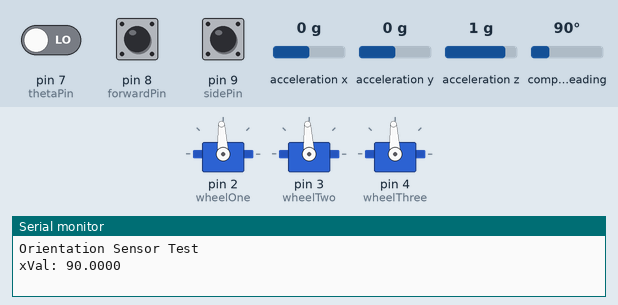
A sketch run on a simulated Arduino Uno, built with avr-gcc and run on an emulated ATmega328P. Parts: 3 × servo, the last lines printed to the serial monitor. Inputs (shaded band) come from the test bench; at power-on: pin 8 (forwardPin) LOW, pin 9 (sidePin) LOW, pin 7 (thetaPin) LOW, acceleration x 0 g, acceleration y 0 g, acceleration z 1 g, compass heading 90°.

Above: at 2.2 s.
2.3 s: pin 8 (forwardPin) pulsed HIGH 2 times (0.12 s each, 0.3 s apart)
At 4.7 s:
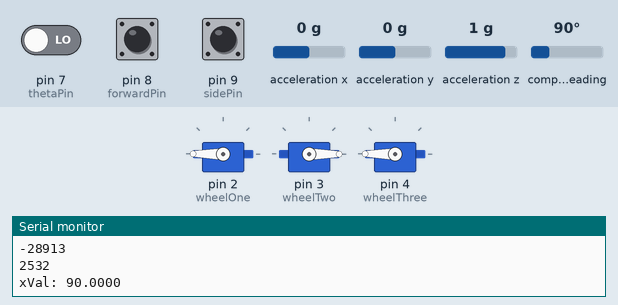
At 7.3 s:
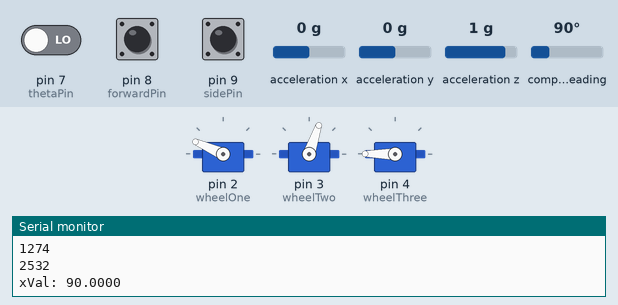
7.9 s: pin 9 (sidePin) pulsed HIGH 5 times (0.12 s each, 0.3 s apart)
At 9.9 s:
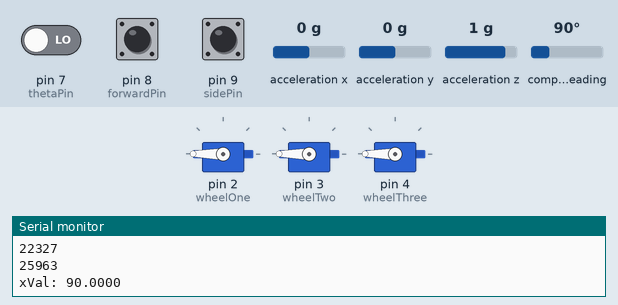
Timing chart, 0 to 13.1 s (numbered marks = the images above; inputs shaded):
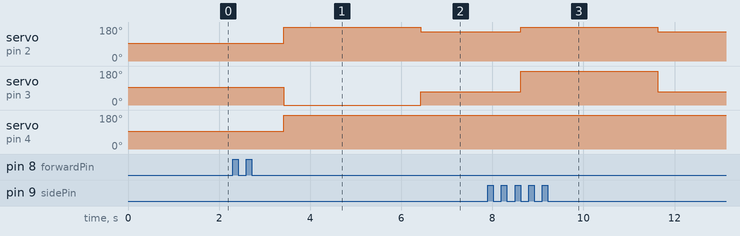

The sketch:

Coro_CJMCU.ino
```cpp
#include <Wire.h>
#include <Servo.h>
#include <Adafruit_Sensor.h>
#include <Adafruit_BNO055.h>
#include <utility/imumaths.h>
/*import libraries for adafruit*/

#define I2C_SDA A4
#define I2C_SCL A5

//micros function - polling: find pulse width. use pulseIn - check in order
//pin change interrupt - interrupt: externally generated event in hardware -> function: interrupt handler
//mbus protocol??

Adafruit_BNO055 bno = Adafruit_BNO055(55);

Servo wheelOne;
Servo wheelTwo;
Servo wheelThree;
int thetaPin = 7;
int forwardPin = 8;
int sidePin = 9;

float m1;
float m2;
float m3;

int ser1;
int ser2;
int ser3;

float xVal;

void setup() {
  //indicate which pins read SDA/SCL
  Serial.begin(9600);
  Wire.begin(I2C_SDA);
  Wire.begin(I2C_SCL);
  Serial.println("Orientation Sensor Test"); Serial.println("");

  /* Initialise the sensor */
  if(!bno.begin())
  {
    /* There was a problem detecting the BNO055 ... check your connections */
    Serial.print("Ooops, no BNO055 detected ... Check your wiring or I2C ADDR!");
    while(1);
  }
  delay(1000);
  bno.setExtCrystalUse(true);

  //initialize wheels
  wheelOne.attach(2);
  wheelTwo.attach(3);
  wheelThree.attach(4);
  calib();

  //initialize remote signals
  pinMode(forwardPin, INPUT);
  pinMode(sidePin, INPUT);
  pinMode(thetaPin, INPUT);

  sensorEvent();

//  while(xVal>355 || xVal<5){
//    rotateRight();
//    sensorEvent();
//    printXVal();
//  }
  calib();
}

void loop() {
  sensorEvent();
  printXVal();

  //900-2100 is around working range

  //theta inputs
  long thetaDuration = pulseIn(thetaPin, HIGH);
  //Serial.println(thetaDuration);
  float thetaVal = map((float)thetaDuration, 1940.0, 950.0, -1.0, 1.0);

  //forward inputs
  long fwdDuration = pulseIn(forwardPin, HIGH);
  //Serial.println(fwdDuration);
  float fwdVal = map((float)fwdDuration, 1000.0, 1980.0, -1.0, 1.0);

  //side inputs
  long sideDuration = pulseIn(sidePin, HIGH);
  //Serial.println(sideDuration);
  float sideVal = map((float)sideDuration, 1080.0, 2030.0, -1.0, 1.0);

//  if(fwdDuration>1400 && fwdDuration<1600 && sideDuration>1400 && sideDuration<1600 && thetaDuration>1350 && thetaDuration <1550){
//    wheelOne.writeMicroseconds(1500);
//    wheelTwo.writeMicroseconds(1500);
//    wheelThree.writeMicroseconds(1500);
//    }
//else{
//    kiwiFunct(fwdVal, sideVal, thetaVal);
//    convertToMS();
//    wheelOne.writeMicroseconds(ser1);
//    wheelTwo.writeMicroseconds(ser2);
//    wheelThree.writeMicroseconds(ser3);
//  }

   sensorEvent();
   printXVal();

  //adjust(xVal);

  kiwiFunct(fwdVal, sideVal, thetaVal);
  convertToMS();

  printSer();
  wheelOne.writeMicroseconds(ser1);
  wheelTwo.writeMicroseconds(ser2);
  wheelThree.writeMicroseconds(ser3);

}

void kiwiFunct(float fwdVal, float sideVal, float thetaVal){
  m1 = .5 * sideVal -sqrt(3)/2 * fwdVal + thetaVal;
  m2 = .5 * sideVal + sqrt(3)/2 * fwdVal + thetaVal;
  m3 = -1 * sideVal + thetaVal;
}


void convertToMS(){
  float avg1 = (m1)/3.0;
  float avg2 = (m2)/3.0;
  float avg3 = (m3)/3.0;

  ser1 = (int)(map(avg1, -1, 1, 1000, 2000));
  ser2 = (int)(map(avg2, -1, 1, 1000, 2000));
  ser3 = (int)(map(avg3, -1, 1, 1000, 2000));
 }


//takes value v between a and b and maps to corresponding value in range c-d
float map(float v, float a, float b, float c, float d){
  return (v-a) * (d-c) / (b-a) + c;
}

void adjust(float xVal){
  while(xVal>5 && xVal<355){

    if(180>xVal && xVal>5){
      rotateLeft();
    }
    if(355>xVal && xVal>=180){
      rotateRight();
    }

  sensorEvent();
  printXVal();
  }
}

void rotateLeft(){
  wheelOne.writeMicroseconds(1300);
  wheelTwo.writeMicroseconds(1300);
  wheelThree.writeMicroseconds(1300);
  delay(50);
  calib();
}

void rotateRight(){
  wheelOne.writeMicroseconds(1700);
  wheelTwo.writeMicroseconds(1700);
  wheelThree.writeMicroseconds(1700);
  delay(50);
  calib();
}

void calib(){
  wheelOne.writeMicroseconds(1500);
  wheelTwo.writeMicroseconds(1500);
  wheelThree.writeMicroseconds(1500);
}

void printSer(){
  Serial.println(ser1);
  Serial.println(ser2);
  Serial.println(ser3);
}

/* Get a new sensor event */
void sensorEvent(){
  sensors_event_t event;
  bno.getEvent(&event);
  xVal = event.orientation.x;
}

/* Display sensor floating point data */
void printXVal(){
  Serial.print("xVal: " );
  Serial.println(xVal, 4);
}
```

Measured:
- after the input at 2.3 s, servo on pin 2 (wheelOne): 93° → 180° after 1.1 s, → 156° 3.0 s later; servo on pin 3 (wheelTwo): 93° → 0° after 1.1 s, → 71° 3.0 s later; servo on pin 4 (wheelThree): 93° → 180° after 1.1 s instead of 1.7 s
- after the input at 7.9 s, servo on pin 2 (wheelOne): 156° → 180° after 0.72 s, → 156° 3.0 s later; servo on pin 3 (wheelTwo): 71° → 180° after 0.72 s, → 71° 3.0 s later
